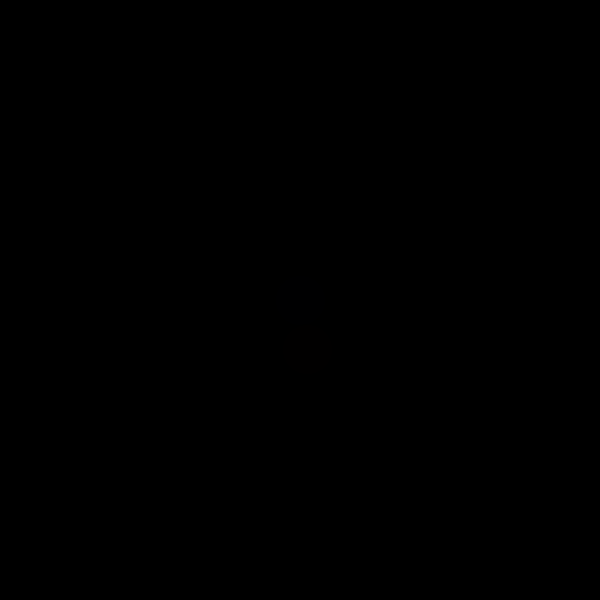
Frame 1 (no input)
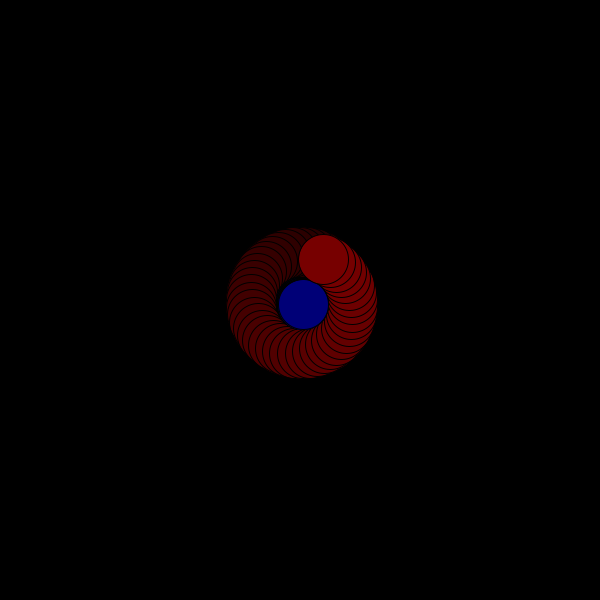
Frame 60 (the mouse pressed at the canvas centre just before this capture)
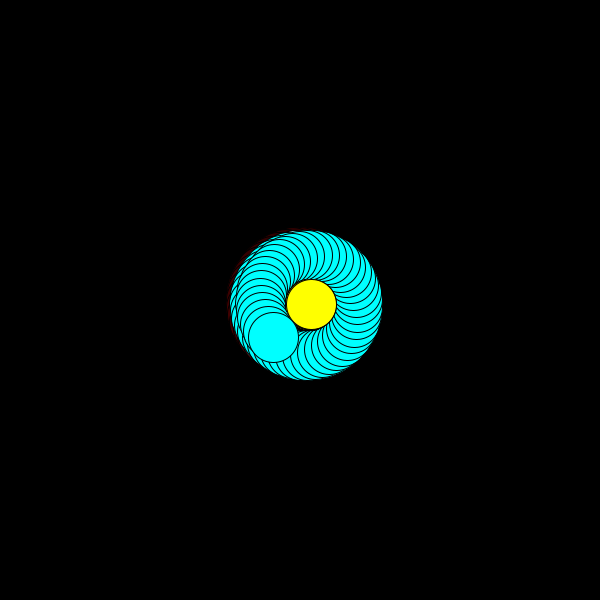
Frame 120 (the mouse held since frame 60 and released just before this capture)

The Processing sketch that drew these frames (run headless with seeded random() and noise(); from frame 60 on, the mouse is pressed at the canvas centre):

// Processing sketch: processing_159254
// ── processing_159254.pde

float i = 0;
float radio = 0;
byte C=0;
void setup() {
  size(600, 600);
  background(0);
}
void draw() {
  C++;
  i=i+0.01;
  radio = radio + 0.1;
  float posicionX = radio*sin(i);
  float posicionY = radio*cos(i);

  float otraPosicionX = 50*sin(i*15);
  float otraPosicionY = 50*cos(i*15);

  float otraMasX = 50*sin(i*45);
  float otraMasY = 50*cos(i*45);
  float grueso = 50;
  fill(mouseX, mouseY, C);
  ellipse((width/2)+posicionX, (width/2)+posicionY, grueso, grueso);
  fill(C, mouseX, mouseY);
  ellipse((width/2)+posicionX+otraPosicionX, (width/2)+posicionY+otraPosicionY, grueso, grueso);
  fill(C, C, C);
  if (C>255) {
    C--;
  }
else {
  C++;
}
}
